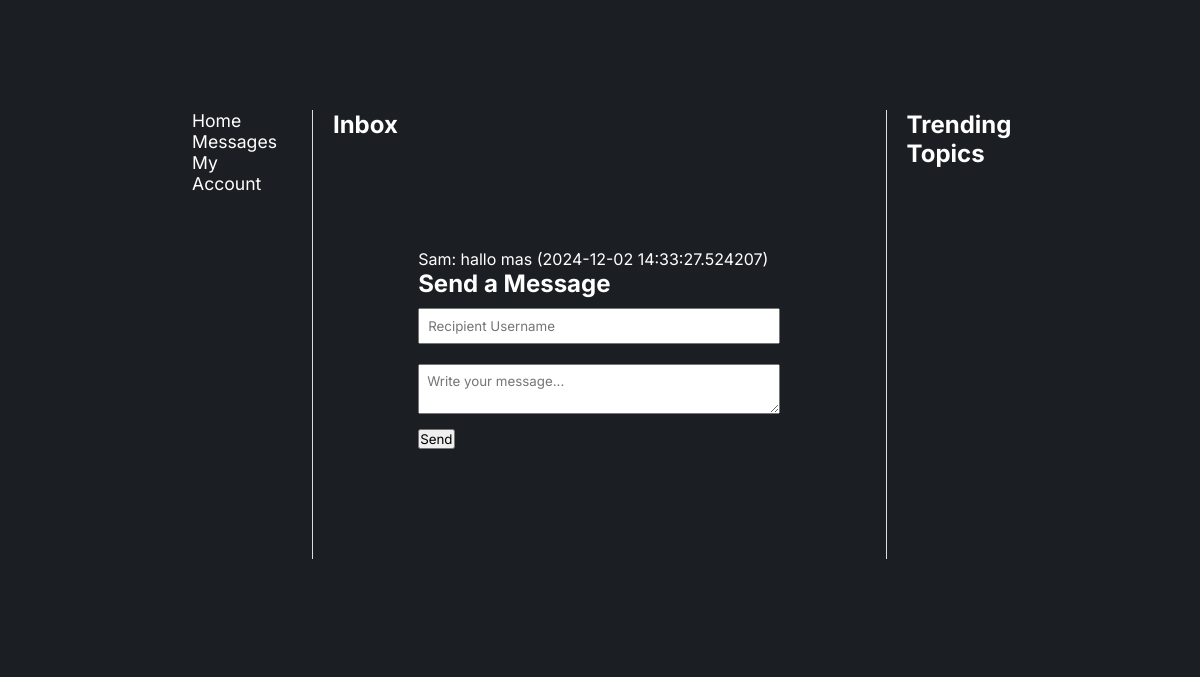
Screenshot of /messages (signed in) with the database file from the repository.
### app/models.py (models this page shows, shortened)
class Message(db.Model):
    id = db.Column(db.Integer, primary_key=True)
    sender_id = db.Column(db.Integer, db.ForeignKey('user.id'), nullable=False)
    recipient_id = db.Column(db.Integer, db.ForeignKey('user.id'), nullable=False)
    content = db.Column(db.Text, nullable=False)
    timestamp = db.Column(db.DateTime, default=datetime.utcnow)
    sender = db.relationship('User', foreign_keys=[sender_id])
    recipient = db.relationship('User', foreign_keys=[recipient_id])

class User(db.Model, UserMixin):
    id = db.Column(db.Integer, primary_key=True)
    username = db.Column(db.String(50), unique=True, nullable=False)
    password_hash = db.Column(db.String(128), nullable=False)
    followed = db.relationship(
        'User', secondary=followers,
        primaryjoin=(followers.c.follower_id == id),
        secondaryjoin=(followers.c.followed_id == id),
        backref=db.backref('followers', lazy='dynamic'), lazy='dynamic'
    )

### app/routes.py (the view)
@main.route('/messages', methods=['GET'])
@login_required
def inbox():
    messages = Message.query.filter_by(recipient_id=current_user.id).order_by(Message.timestamp.desc()).all()
    return render_template('inbox.html', messages=messages)

### app/__init__.py (called while the page is built)
def create_app():
    app = Flask(__name__)
    app.config['SECRET_KEY'] = 'your_secret_key'
    app.config['SQLALCHEMY_DATABASE_URI'] = 'sqlite:///site.db'
    db.init_app(app)
    migrate.init_app(app, db)
    bcrypt.init_app(app)
    login_manager.init_app(app)
    login_manager.login_view = 'main.login'
    login_manager.login_message_category = 'info'
    from .routes import main
    app.register_blueprint(main)
    from .models import User
    @login_manager.user_loader
    def load_user(user_id):
        return User.query.get(int(user_id))
    return app

### app/templates/inbox.html (shortened to what this page needs)
<!DOCTYPE html>
<html lang="en">
  <head>
    <link rel="stylesheet" href="{{ url_for('static', filename='stylesheet.css') }}" />
    <link href="https://cdn.jsdelivr.net/npm/remixicon@4.3.0/fonts/remixicon.css" rel="stylesheet" />
  </head>
  <body>
    <section>
      <div class="container">
        <div class="main-content">
        <div class="navbar">
          <a href="{{ url_for('main.home') }}" >Home</a>
          <a href="{{ url_for('main.inbox') }}">Messages</a>
          <a href="{{ url_for('main.view_account') }}" class="account-link">My Account</a>
        </div>
          <div class="timeline-content">
            <h1>Inbox</h1>
            <section id="posts">
              <ul>
                {% for message in messages %}
                <li>
                    {{ message.sender.username }}: {{ message.content }} ({{ message.timestamp }})
                </li>
                {% endfor %}
              </ul>
              <h2>Send a Message</h2>
              <form method="POST" action="{{ url_for('main.send_message') }}">
                <input type="text" name="recipient" placeholder="Recipient Username" required>
                  <textarea name="content" placeholder="Write your message..." required></textarea>
                  <button type="submit">Send</button>
              </form>
            </section>
          </div>
          <div class="trending-topics">
            <h2>Trending Topics</h2>
          </div>
        </div>
    </section>
  </body>
</html>

### app/static/stylesheet.css (style rules this page uses)
* { padding: 0; margin: 0; box-sizing: border-box; font-family: "Inter", sans-serif; text-decoration: none; list-style: none; scroll-behavior: smooth; }
:root { --text-color: #fff; --bg-color: #1b1f24; --secong-bg-color: #22282f; --third-bg-color: #2d343f; --main-color: #359381; --second-color: #c3cad5; --tertiary-color: #93dfd5; --h1-font: 4.5rem; --h2-font: 2.9rem; --p-font: 1rem; }
body { color: var(--text-color); background: var(--bg-color); overflow-x: hidden; }
section { padding: 110px 16% 90px; background: var(--bg-color); }
.container { display: flex; justify-content: space-between; max-width: 100%; margin: 0 auto; }
.main-content { display: flex; width: 100%; }
.navbar { width: 15%; padding-right: 20px; border-right: 1px solid #ddd; }
.navbar a { display: inline-block; margin-right: 15px; color: var(--text-color); text-decoration: none; font-size: 1.1rem; }
.timeline-content { width: 75%; padding-right: 20px; padding-left: 20px; }
.trending-topics { width: 15%; padding-left: 20px; border-left: 1px solid #ddd; }
.trending-topics h2 { font-size: 1.5em; margin-bottom: 10px; color: var(--text-color); }
form { margin-bottom: 20px; }
input, textarea { width: 100%; margin: 10px 0; padding: 8px; box-sizing: border-box; }

### rows the page displays
Message: sender.username "Sam", content "hallo mas", timestamp "2024-12-02 14:33:27.524207"
